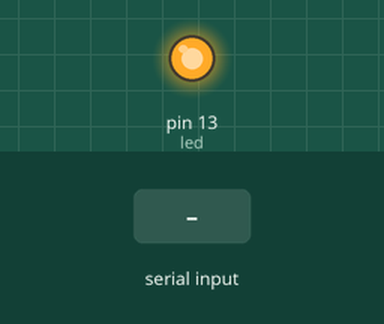
This sketch was run on a simulated Arduino Uno, built with avr-gcc and run on an emulated ATmega328P. Shown: output pins drawn as LEDs (lit = HIGH). Dashed ring = blinking. The test bench sets the inputs (shaded band). EEPROM starts erased; what the sketch prints to the serial monitor is not drawn.

Above: at 0.1 s.
At 1.26 s:
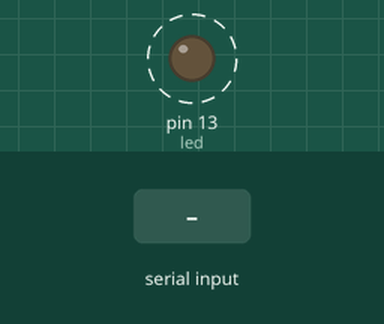
1.3 s: "!" received over Serial
Timing chart, 0 to 10.3 s (numbered marks = the images above; inputs shaded):
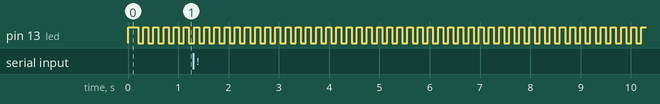

Measured:
- by itself, pin 13 (led): alternates HIGH for 0.10 s and LOW for 0.10 s

The sketch:

EEPROM-get-put.ino
```cpp
#include "EEPROM.h"

// for light blinking
// 13 for Teensy 3.2, Uno/Nano/Mega, ESP32, M0 Feather BLE
// 0 for ESP-12 Feather
const byte led = 13;
unsigned long previousMillis = 0;
unsigned long interval = 100;
bool ledState = false;

void setup() {
  Serial.begin(115200);
  pinMode(led, OUTPUT);
  digitalWrite(led, HIGH);
  float tempValue = 12.34;

  //EEPROM.begin(1024); // only for ESP-12 and ESP32
  EEPROM.put(0, tempValue); // not supported on esp32
  //EEPROM.writeFloat(0, tempValue);  // ESP32 only
  //EEPROM.commit(); // only for ESP-12 and ESP32
}

void loop() {
  float bankValue = 00.00;
  if (Serial.read() == '!') {
      Serial.print("Bank Value Before: ");
      Serial.println(bankValue);
      EEPROM.get(0,bankValue);   // not supported on esp32
      //bankValue = EEPROM.readFloat(0); // only for ESP32
      Serial.print("Bank Value After: ");
      Serial.println(bankValue);
  }

  // something to do in loop():
  if (millis() - previousMillis > interval) {
    previousMillis = millis();
    ledState = !ledState;
    digitalWrite(led, ledState);
  }

}

/*  Arduino EEPROM get / put float example
 *  Demonstrates how to use the Arduino library's .get() and .put() functions to save any value to EEPROM.
 *
 *  As of writing, the ESP32 does not support these functions, but does have an alternative.
 *  SAM21D / Cortex / M0 based boards do not support EEPROM at all.
 *
 *  Code is setup for AVR or Teensy boards, uncomment and change led variable for ESP12 and 32 boards. Send the '!' character over serial to see the value read from EEPROM.
 *
 *  The blinking LED is just an indicator to let you know if the board has been programmed successfully.
 *
 *  Written by James Lewis
 *  @baldengineer.com
 *  email | www | twitter
 *  2018-06-18
 */
```
